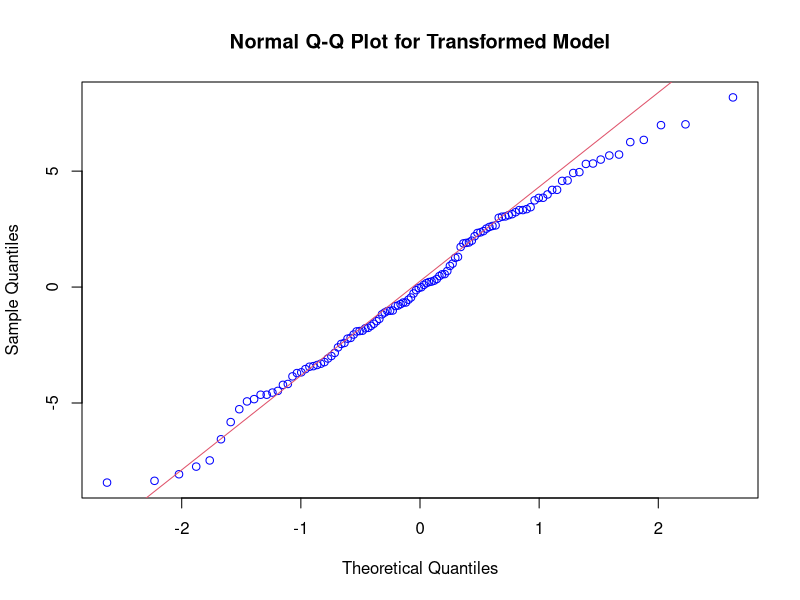
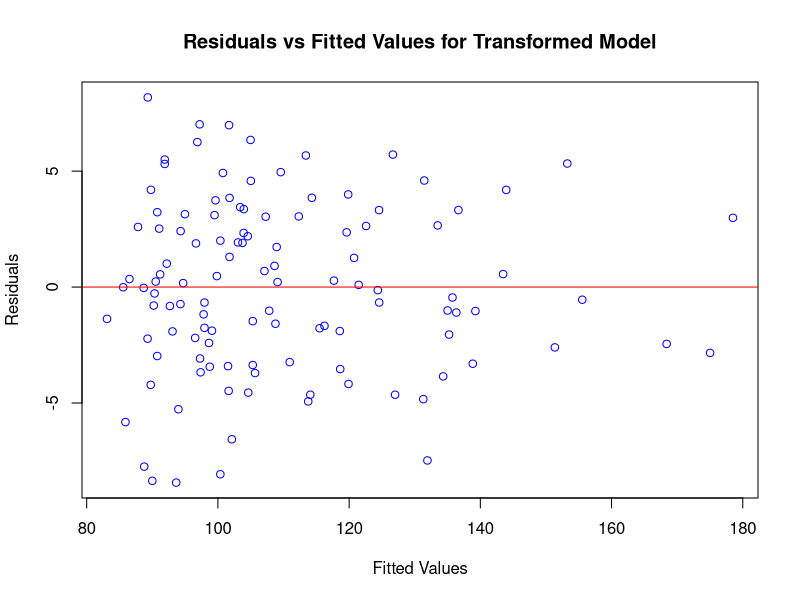
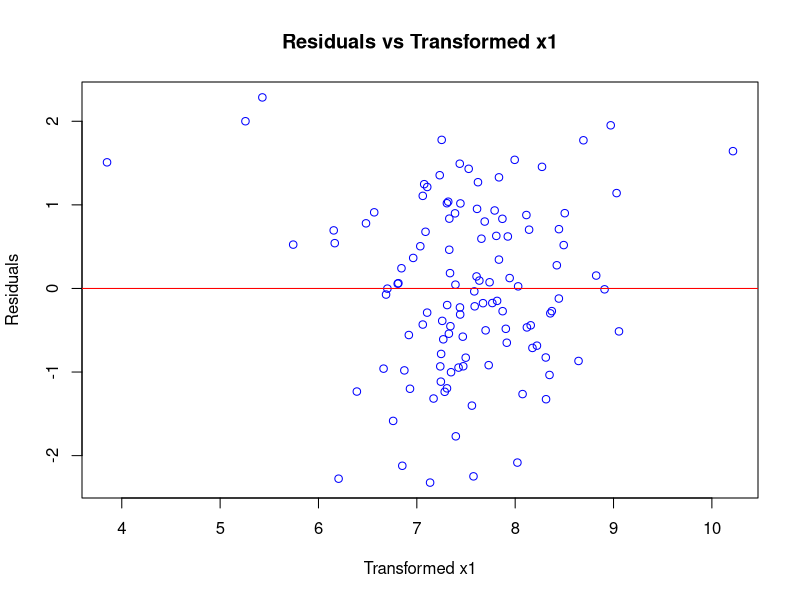
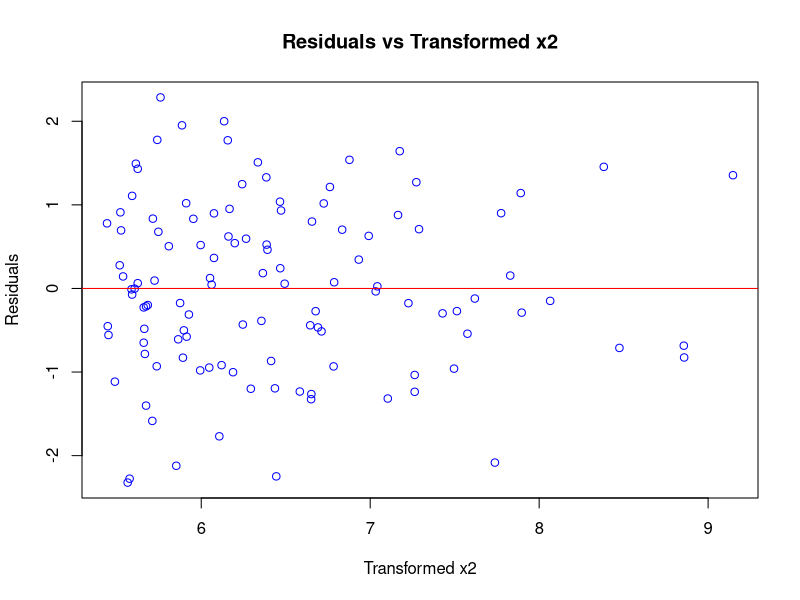
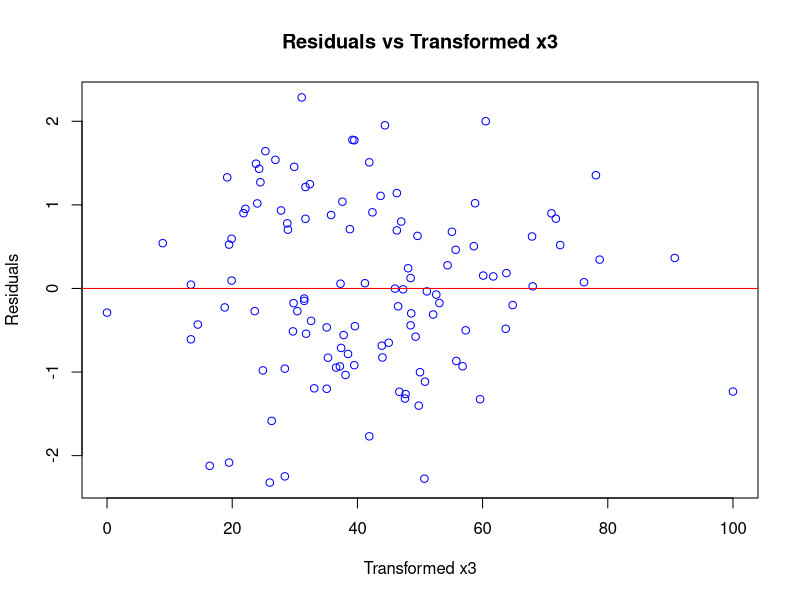
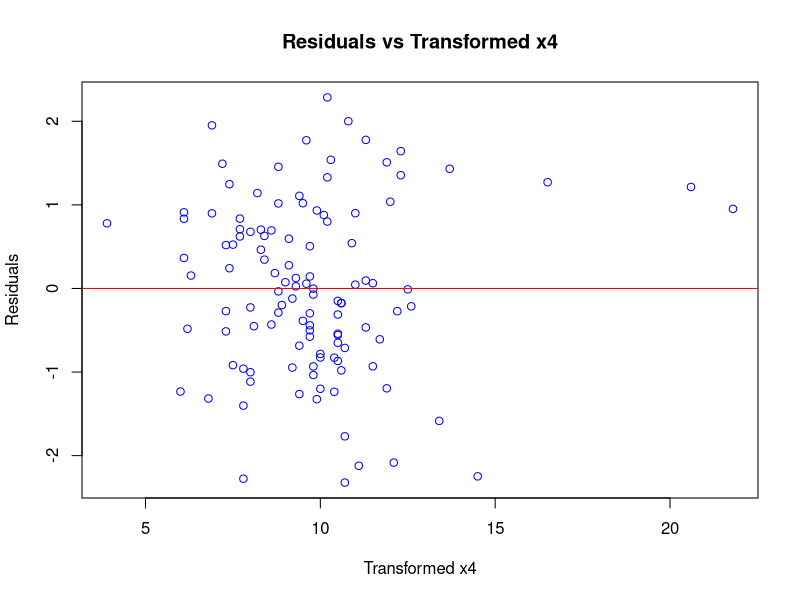
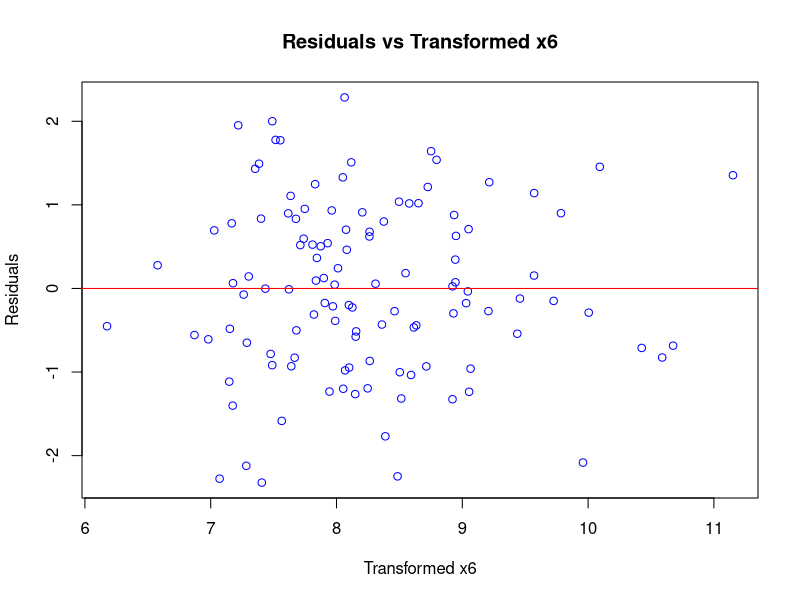
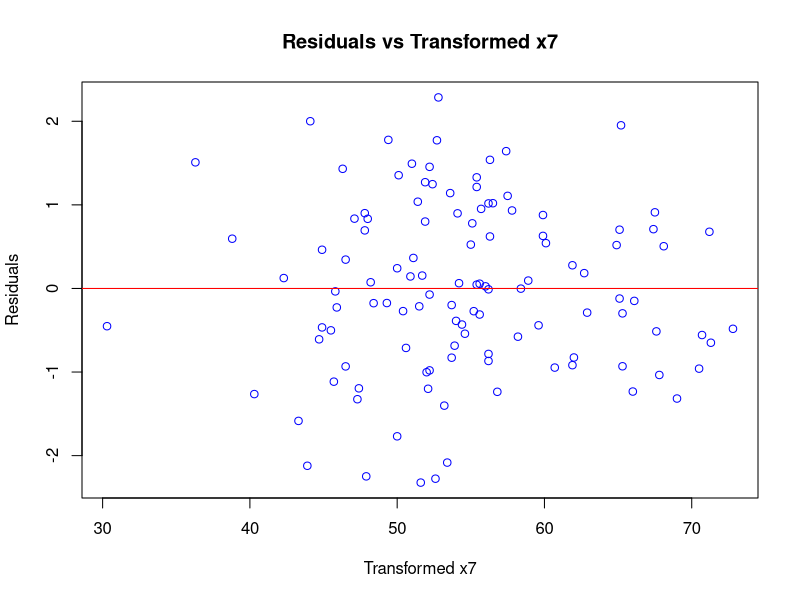

Here is the R script that generated these plots, in order:
library(car)

data <- read.table("data/data_estimation_random.txt", header = FALSE)

y <- data$V11
X1 <- data$V2
X2 <- data$V3
X3 <- data$V4
X4 <- data$V5
X5 <- data$V6
X6 <- data$V7
X7 <- data$V8
X8 <- data$V9
X9 <- data$V10
X10 <- ifelse(data$V12 == 1, 1, 0)
X11 <- ifelse(data$V12 == 2, 1, 0)
X12 <- ifelse(data$V12 == 3, 1, 0)

model <- lm(y ~ X1 + X2 + X3 + X4 + X5 + X6 + X7 + X8 + X9 + X10 + X11 + X12)

t <- rstudent(model)
yhat <- model$fit


# qqnorm(t, col="blue")
# qqline(t, col=2)
# 
# plot(yhat, t, col="blue", xlab = "Fitted Values", ylab = "Residuals", main = "Residuals vs Fitted Values")
# abline(h=0, col="red")
# 
# # Plots of Residuals versus the Regressors
# 
# plot(X1, t, col = "blue", xlab = "x1", ylab = "Residuals", main = "Residuals vs x1")
# abline(h=0, col = "red")
# plot(X2, t, col = "blue", xlab = "x2", ylab = "Residuals", main = "Residuals vs x2")
# abline(h=0, col = "red")
# plot(X3, t, col = "blue", xlab = "x3", ylab = "Residuals", main = "Residuals vs x3")
# abline(h=0, col = "red")
# plot(X4, t, col = "blue", xlab = "x4", ylab = "Residuals", main = "Residuals vs x4")
# abline(h=0, col = "red")
# plot(X5, t, col = "blue", xlab = "x5", ylab = "Residuals", main = "Residuals vs x5")
# abline(h=0, col = "red")
# plot(X6, t, col = "blue", xlab = "x6", ylab = "Residuals", main = "Residuals vs x6")
# abline(h=0, col = "red")
# plot(X7, t, col = "blue", xlab = "x7", ylab = "Residuals", main = "Residuals vs x7")
# abline(h=0, col = "red")
# plot(X8, t, col = "blue", xlab = "x8", ylab = "Residuals", main = "Residuals vs x8")
# abline(h=0, col = "red")
# plot(X9, t, col = "blue", xlab = "x9", ylab = "Residuals", main = "Residuals vs x9")
# abline(h=0, col = "red")
# plot(X10, t, col = "blue", xlab = "x10", ylab = "Residuals", main = "Residuals vs x10")
# abline(h=0, col = "red")
# plot(X11, t, col = "blue", xlab = "x11", ylab = "Residuals", main = "Residuals vs x11")
# abline(h=0, col = "red")
# plot(X12, t, col = "blue", xlab = "x12", ylab = "Residuals", main = "Residuals vs x12")
# abline(h=0, col = "red")

# Plots of Residuals versus the Transformed Regressors
transformed_y <- log(y)^2

transformed_X1 <- log(X1)
transformed_X2 <- log(X2)
transformed_X3 <- X3
transformed_X4 <- X4
transformed_X5 <- X5
transformed_X6 <- log(X6)
transformed_X7 <- X7
transformed_X8 <- log(X8)
transformed_X9 <- log(X9)
transformed_X10 <- X10
transformed_X11 <- X11
transformed_X12 <- X12

transformed_model <- lm(transformed_y ~ transformed_X1 + transformed_X2 +
                               transformed_X3  + transformed_X4 +
                               transformed_X5 + transformed_X6 +
                               transformed_X7 + transformed_X8 +
                               transformed_X9 + transformed_X10+
                               transformed_X11 + transformed_X12)
t <- rstudent(transformed_model)
yhat <- transformed_model$fit

qqnorm(transformed_model$resid, col="blue", main = "Normal Q-Q Plot for Transformed Model")
qqline(transformed_model$resid, col=2)

plot(transformed_model$fitted, transformed_model$resid, col="blue", xlab = "Fitted Values", ylab = "Residuals", main = "Residuals vs Fitted Values for Transformed Model")
abline(h=0, col="red")

# Plot of Residuals vs Regressors

plot(transformed_X1, t, col = "blue", xlab = "Transformed x1", ylab = "Residuals", main = "Residuals vs Transformed x1")
abline(h=0, col = "red")

plot(transformed_X2, t, col = "blue", xlab = "Transformed x2", ylab = "Residuals", main = "Residuals vs Transformed x2")
abline(h=0, col = "red")

plot(transformed_X3, t, col = "blue", xlab = "Transformed x3", ylab = "Residuals", main = "Residuals vs Transformed x3")
abline(h=0, col = "red")
 
plot(transformed_X4, t, col = "blue", xlab = "Transformed x4", ylab = "Residuals", main = "Residuals vs Transformed x4")
abline(h=0, col = "red")

plot(transformed_X6, t, col = "blue", xlab = "Transformed x6", ylab = "Residuals", main = "Residuals vs Transformed x6")
abline(h=0, col = "red")

plot(transformed_X7, t, col = "blue", xlab = "Transformed x7", ylab = "Residuals", main = "Residuals vs Transformed x7")
abline(h=0, col = "red")

plot(transformed_X8, t, col = "blue", xlab = "Transformed x8", ylab = "Residuals", main = "Residuals vs Transformed x8")
abline(h=0, col = "red")

plot(transformed_X9, t, col = "blue", xlab = "Transformed x9", ylab = "Residuals", main = "Residuals vs Transformed x9")
abline(h=0, col = "red")

plot(transformed_X10, t, col = "blue", xlab = "Transformed x10", ylab = "Residuals", main = "Residuals vs Transformed x10")
abline(h=0, col = "red")

plot(transformed_X11, t, col = "blue", xlab = "Transformed x11", ylab = "Residuals", main = "Residuals vs Transformed x11")
abline(h=0, col = "red")

plot(transformed_X12, t, col = "blue", xlab = "Transformed x12", ylab = "Residuals", main = "Residuals vs Transformed x12")
abline(h=0, col = "red")

#avPlots(transformed_model)
crPlots(transformed_model)


